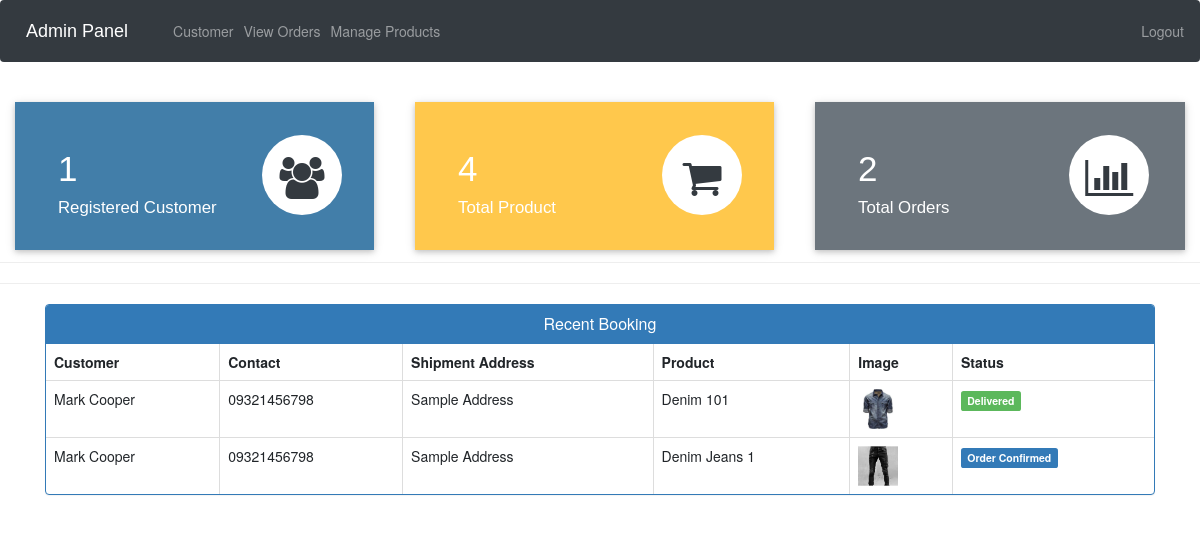
The app's page /admin-dashboard (signed in) with its own data.
### ecom/models.py (models this page shows, shortened)
class Customer(models.Model):
    user=models.OneToOneField(User,on_delete=models.CASCADE)
    profile_pic= models.ImageField(upload_to='profile_pic/CustomerProfilePic/',null=True,blank=True)
    address = models.CharField(max_length=40)
    mobile = models.CharField(max_length=20,null=False)
    @property
    def get_name(self):
        return self.user.first_name+" "+self.user.last_name

class Orders(models.Model):
    STATUS =(
        ('Pending','Pending'),
        ('Order Confirmed','Order Confirmed'),
        ('Out for Delivery','Out for Delivery'),
        ('Delivered','Delivered'),
    )
    customer=models.ForeignKey('Customer', on_delete=models.CASCADE,null=True)
    product=models.ForeignKey('Product',on_delete=models.CASCADE,null=True)
    email = models.CharField(max_length=50,null=True)
    address = models.CharField(max_length=500,null=True)
    mobile = models.CharField(max_length=20,null=True)
    order_date= models.DateField(auto_now_add=True,null=True)
    status=models.CharField(max_length=50,null=True,choices=STATUS)

class Product(models.Model):
    name=models.CharField(max_length=40)
    product_image= models.ImageField(upload_to='product_image/',null=True,blank=True)
    price = models.PositiveIntegerField()
    description=models.CharField(max_length=40)

### ecom/views.py (the view)
# urls.py: path('admin-dashboard', views.admin_dashboard_view,name='admin-dashboard'),
@login_required(login_url='adminlogin')
def admin_dashboard_view(request):
    customercount=models.Customer.objects.all().count()
    productcount=models.Product.objects.all().count()
    ordercount=models.Orders.objects.all().count()
    orders=models.Orders.objects.all()
    ordered_products=[]
    ordered_bys=[]
    for order in orders:
        ordered_product=models.Product.objects.all().filter(id=order.product.id)
        ordered_by=models.Customer.objects.all().filter(id = order.customer.id)
        ordered_products.append(ordered_product)
        ordered_bys.append(ordered_by)
    mydict={
    'customercount':customercount,
    'productcount':productcount,
    'ordercount':ordercount,
    'data':zip(ordered_products,ordered_bys,orders),
    }
    return render(request,'ecom/admin_dashboard.html',context=mydict)

### templates/ecom/admin_dashboard.html
{% extends 'ecom/admin_base.html' %}
{% load static %}
{% block content %}
<br>
{%include 'ecom/admin_dashboard_cards.html'%}
<br><br><br><br><br>
<hr><hr>
<div class="container" >
    <div class="panel panel-primary" >
      <div class="panel-heading" style="text-align:center;">
        <h6 class="panel-title">Recent Booking</h6>
      </div>
      <table class="table table-hover table-bordered" id="dev-table">
        <thead>
          <tr>
            <th>Customer</th>
            <th>Contact</th>
            <th>Shipment Address</th>
            <th>Product</th>
            <th>Image</th>
            <th>Status</th>
          </tr>
        </thead>
        {% for product,customer,order in data %}
        <tr>
          {% for c in customer %}
          <td> {{c.get_name}}</td>
          <td>{{c.mobile}}</td>
          <td>{{order.address}}</td>
          {% endfor %}
          {% for p in product %}
          <td> {{p.name}}</td>
          <td> <img src="{% static p.product_image.url %}" alt="Profile Pic" height="40px" width="40px" /></td>
          {% if order.status == 'Pending'%}
          <td> <span class="label label-info">{{order.status}}</span></td>
          {% elif order.status == 'Delivered' %}
          <td> <span class="label label-success">{{order.status}}</span></td>
          {% elif order.status == 'Out for Delivery' %}
          <td> <span class="label label-warning">{{order.status}}</span></td>
          {%else%}
            <td> <span class="label label-primary">{{order.status}}</span></td>
          {%endif%}
          {% endfor %}
        </tr>
        {% endfor %}
      </table>
  </div>
</div>
{% endblock content %}

### records on screen
Orders: address "Sample Address", status "Delivered"
Customer: get_name "Mark Cooper", mobile "09321456798"
Product: name "Denim 101", product_image (picture)
Orders: address "Sample Address", status "Order Confirmed"
Product: name "Denim Jeans 1", product_image (picture)

### other values on screen
{{ customercount }} "1"
{{ productcount }} "4"
{{ ordercount }} "2"
